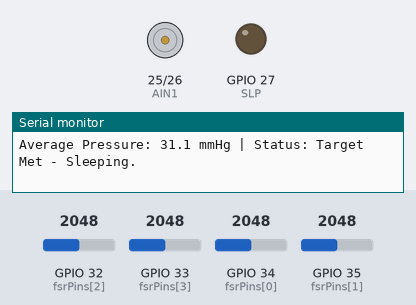
Bench run of a sketch on a simulated ESP32. Shown: motor-driver pin pairs drawn as motors (green arrow = first pin HIGH = forward, orange = second pin HIGH = backward, longer = more drive), output pins drawn as LEDs (lit = HIGH), the last lines printed to the serial monitor. The test bench sets the inputs (shaded band); at power-on: GPIO 32 (fsrPins[2]) = 2048, GPIO 33 (fsrPins[3]) = 2048, GPIO 34 (fsrPins[0]) = 2048, GPIO 35 (fsrPins[1]) = 2048 (analog values on the 0–4095 scale).

Above: at 1.3 s.
1.4 s: GPIO 32 (fsrPins[2]) set to 2934
2.9 s: GPIO 32 (fsrPins[2]) set to 3034
At 4.2 s:
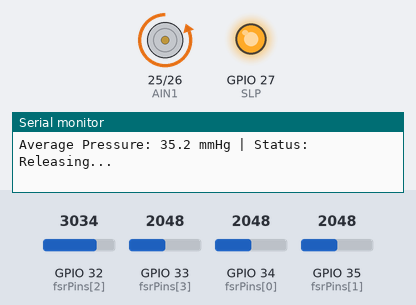
4.5 s: GPIO 32 (fsrPins[2]) set to 122
At 5.5 s:
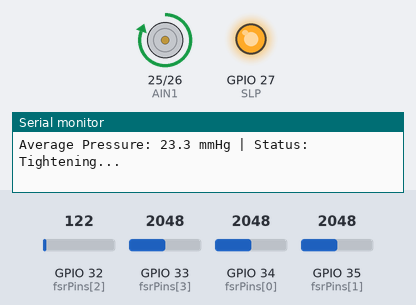
6.0 s: GPIO 32 (fsrPins[2]) set to 510
7.5 s: GPIO 32 (fsrPins[2]) set to 582
At 8.0 s:
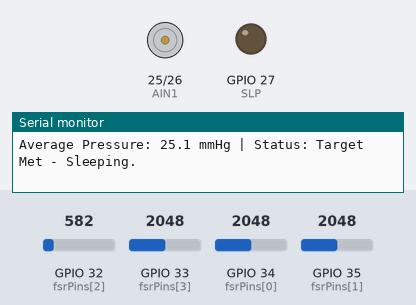
9.0 s: GPIO 32 (fsrPins[2]) set to 3972
At 10.4 s:
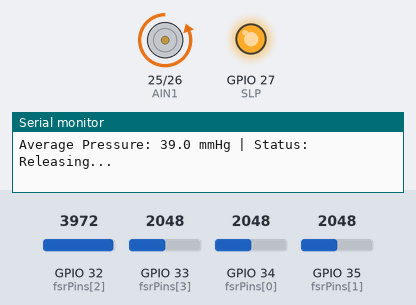
Timing chart, 0 to 11.5 s (numbered marks = the images above; inputs shaded):
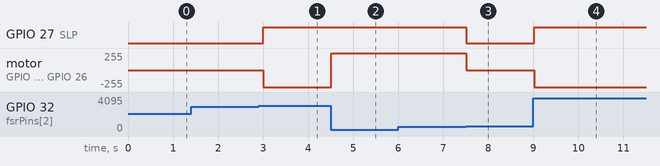

The sketch:

4FSRs.ino
```cpp
/*
 * ESP32 Smart Sleeve - 4-Channel Averaging Logic
 * Hardware: DRV8833 (25, 26, 27) + 4x FSR 406 (34, 35, 32, 33)
 */

// Pin Definitions
const int AIN1 = 25;
const int AIN2 = 26;
const int SLP  = 27;
const int fsrPins[] = {34, 35, 32, 33}; // 4 Signal Pins

// Target Range (mmHg)
const float TARGET_MIN = 25.0;
const float TARGET_MAX = 35.0;

void setup() {
  Serial.begin(115200);
  pinMode(AIN1, OUTPUT);
  pinMode(AIN2, OUTPUT);
  pinMode(SLP, OUTPUT);

  digitalWrite(SLP, LOW); // Start in Sleep
  analogReadResolution(12);
  Serial.println("4-Channel System Initialized.");
}

void loop() {
  float totalPressure = 0;

  // 1. Read and Sum all 4 Sensors
  for (int i = 0; i < 4; i++) {
    int raw = analogRead(fsrPins[i]);
    // Mapping 0-4095 to 0-50 mmHg (based on 4.7k resistor)
    float p = (raw - 150) * (50.0 / (3200.0 - 150.0));
    if (p < 0) p = 0;
    totalPressure += p;
  }

  // 2. Calculate Average
  float avgPressure = totalPressure / 4.0;

  Serial.print("Average Pressure: ");
  Serial.print(avgPressure, 1);
  Serial.print(" mmHg | Status: ");

  // 3. Motor Control Logic
  if (avgPressure < TARGET_MIN) {
    Serial.println("Tightening...");
    motorMove(true); // Clockwise
  }
  else if (avgPressure > TARGET_MAX) {
    Serial.println("Releasing...");
    motorMove(false); // Counter-Clockwise
  }
  else {
    Serial.println("Target Met - Sleeping.");
    motorStop();
  }

  delay(500); // Check twice per second
}

void motorMove(bool forward) {
  digitalWrite(SLP, HIGH); // Wake driver
  if (forward) {
    digitalWrite(AIN1, HIGH);
    digitalWrite(AIN2, LOW);
  } else {
    digitalWrite(AIN1, LOW);
    digitalWrite(AIN2, HIGH);
  }
}

void motorStop() {
  digitalWrite(AIN1, LOW);
  digitalWrite(AIN2, LOW);
  digitalWrite(SLP, LOW); // Save Battery
}
```

Measured:
- the behaviour switches between 2996 and 2997 on GPIO 32 (fsrPins[2]) (found by bisection; images 0 and 1)
- the behaviour switches between 555 and 556 on GPIO 32 (fsrPins[2]) (found by bisection; images 2 and 3)
- after the input at 2.9 s, GPIO 27 (SLP): LOW → HIGH after 0.11 s; motor on GPIO 25 (AIN1) / GPIO 26 (AIN2): stopped → backward 255/255 after 0.11 s
- after the input at 4.5 s, motor on GPIO 25 (AIN1) / GPIO 26 (AIN2): backward 255/255 → forward 255/255 at once
- after the input at 7.5 s, GPIO 27 (SLP): HIGH → LOW at once; motor on GPIO 25 (AIN1) / GPIO 26 (AIN2): forward 255/255 → stopped at once
- after the input at 9.0 s, GPIO 27 (SLP): LOW → HIGH at once; motor on GPIO 25 (AIN1) / GPIO 26 (AIN2): stopped → backward 255/255 at once
